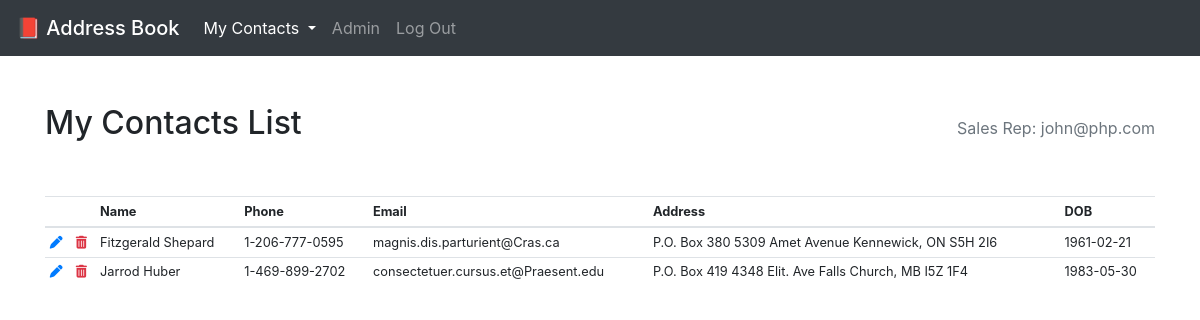
The app's page /page_browse.php (signed in) with its own data.
### tables this page shows
CREATE TABLE IF NOT EXISTS `contacts` (
  `id` int(10) NOT NULL AUTO_INCREMENT,
  `firstname` varchar(25) NOT NULL,
  `lastname` varchar(25) NOT NULL,
  `phone` varchar(14) NOT NULL,
  `email` varchar(50) NOT NULL,
  `address_street` varchar(255) NOT NULL,
  `address_city` varchar(50) NOT NULL,
  `address_province` varchar(2) NOT NULL,
  `address_postalcode` varchar(7) NOT NULL,
  `birthday` date NOT NULL,
  `salesrep_id` int(10) NOT NULL,
  PRIMARY KEY (`id`),
  KEY `salesrep` (`salesrep_id`)
);

### dbConnect.php (called while the page is built, shortened)
<?php
function db_connect() {
    static $connection;
    if(!isset($connection)) {
        $config = parse_ini_file('./config.ini');
        if (trim(empty($config['dbname'])) || !isset($config['dbname'])) $connection = mysqli_connect($config['servername'], $config['username'], $config['password']);
        else $connection = mysqli_connect($config['servername'], $config['username'], $config['password'], $config['dbname']);
    }
    return $connection;
}

### contactManager.php (called while the page is built, shortened)
<?php
require 'contact.php';
require 'dbConnect.php';
class ContactManager {
    private $table_name = "contacts";
    private $connection;
    public function __construct() {
        $this->connection = db_connect() or die(mysqli_error($this->connection));
    }
    public function getSalesRepId() {
        $sql = "SELECT * FROM login WHERE username = ?";
        if ($stmt = mysqli_prepare($this->connection, $sql)) {
            mysqli_stmt_bind_param($stmt, 's', $_SESSION["email"]);
            if (mysqli_stmt_execute($stmt)) {
                $result = mysqli_stmt_get_result($stmt);
            }
        }
        $row = mysqli_fetch_array($result);
        return $row['id'];
    }
    public function browseContacts() {
        $contacts = array();
        $salesrepId = $this->getSalesRepId();
        $sql = "SELECT * FROM $this->table_name WHERE salesrep_id = $salesrepId";
        if ($stmt = mysqli_prepare($this->connection, $sql)) {
            if (mysqli_stmt_execute($stmt)) {
                $result = mysqli_stmt_get_result($stmt);
            }
        }
        while ($row = mysqli_fetch_array($result)) {
            $contact = new Contact($row['id'], stripslashes($row['firstname']), stripslashes($row['lastname']),
                                    stripslashes($row['phone']), stripslashes($row['email']),
                                    stripslashes($row['address_street']), stripslashes($row['address_city']), stripslashes($row['address_province']),
                                    stripslashes($row['address_postalcode']), stripslashes($row['birthday']), stripslashes($row['salesrep_id']));
            array_push($contacts, $contact);
        }
        return $contacts;
    }
}

### contact.php (called while the page is built, shortened)
<?php
class Contact {
    public function getVars() {
        return get_object_vars($this);
    }
}

### page_browse.php (the view, shortened to what this page needs)
<!DOCTYPE html>
<html lang="en">
<head>
    <link rel="stylesheet" type="text/css" href="./style.css">
    <link rel="stylesheet" href="https://maxcdn.bootstrapcdn.com/bootstrap/4.4.1/css/bootstrap.min.css">
</head>
<body>
    <nav class="navbar navbar-expand-lg navbar-dark bg-dark">
        <a class="navbar-brand mb-0 h1" href=".">
            📕 Address Book
        </a>
        <div class="collapse navbar-collapse" id="navbarNavDropdown">
            <ul class="navbar-nav">
                <li class="nav-item dropdown active">
                    <a class="nav-link dropdown-toggle" href="#" id="navbarDropdownMenuLink" data-toggle="dropdown" aria-haspopup="true" aria-expanded="false">
                    My Contacts <span class="sr-only">(current)</span>
                    </a>
                </li>
                <li class="nav-item">
                    <a class="nav-link" href="./page_file.php">Admin</a>
                </li>
                <li class="nav-item">
                    <a class="nav-link" href="./handler_logout.php">Log Out</a>
                </li>
            </ul>
        </div>
    </nav>
    <div class="container pt-5">
        <div class="row">
            <div class="col d-flex flex-column flex-md-row justify-content-between align-items-baseline">
                <h2>My Contacts List</h2>
                <p class="text-muted">Sales Rep: <?php echo htmlspecialchars($_SESSION["username"]); ?></p>
            </div>
        </div>
        <div class="row py-4">
            <div class="col">
                <div class="table-responsive">
                    <table class="table table-hover table-sm small">
                        <thead>
                            <tr>
                                <th></th>
                                <th></th>
                                <th>Name</th>
                                <th>Phone</th>
                                <th>Email</th>
                                <th>Address</th>
                                <th>DOB</th>
                            </tr>
                        </thead>
                        <tbody>
                            <?php
                                require 'contactManager.php';
                                $manager = new ContactManager();
                                $contacts = $manager->browseContacts();
                                $list = "";
                                if (count($contacts) > 0) {
                                    foreach ($contacts as $c) {
                                        $cVars = $c->getVars();
                                        if ($cVars['salesrep_id'] == $manager->getSalesRepId()) {
                                            $list .= "<tr><td><a href=\"./page_edit.php?id=".$cVars['id']."\"><i class=\"fas fa-pen\"></i></a></td>";
                                            $list .= "<td><a class=\"text-danger\" href=\"./page_delete.php?id=".$cVars['id']."\"><i class=\"fas fa-trash-alt\"></i></a></td>";
                                            $list .= "<td>".$cVars['firstname']." ".$cVars['lastname']."</td>";
                                            $list .= "<td>".$cVars['phone']."</td>";
                                            $list .= "<td style=\"word-break:break-all;\">".$cVars['email']."</td>";
                                            $list .= "<td>".$cVars['ad_street']." ".$cVars['ad_city'].", ".$cVars['ad_province']." ".$cVars['ad_postalcode']."</td>";
                                            $list .= "<td>".$cVars['birthday']."</td></tr>";
                                        }
                                    }
                                    echo $list;
                                } else {
                                    echo "<tr><td colspan=7 class=\"text-center\">No Data</td></tr>";
                                }
                            ?>
                        </tbody>
                    </table>
                </div>
            </div>
        </div>
    </div>
</body>
</html>

### records on screen
contacts: firstname "Fitzgerald", lastname "Shepard", phone "1-206-777-0595", email "magnis.dis.parturient@Cras.ca", address_street "P.O. Box 380 5309 Amet Avenue", address_city "Kennewick", address_province "ON", address_postalcode "S5H 2I6", birthday "1961-02-21"
contacts: firstname "Jarrod", lastname "Huber", phone "1-469-899-2702", email "consectetuer.cursus.et@Praesent.edu", address_street "P.O. Box 419 4348 Elit. Ave", address_city "Falls Church", address_province "MB", address_postalcode "I5Z 1F4", birthday "1983-05-30"

### other values on screen
$_SESSION["username"] "john@php.com"
